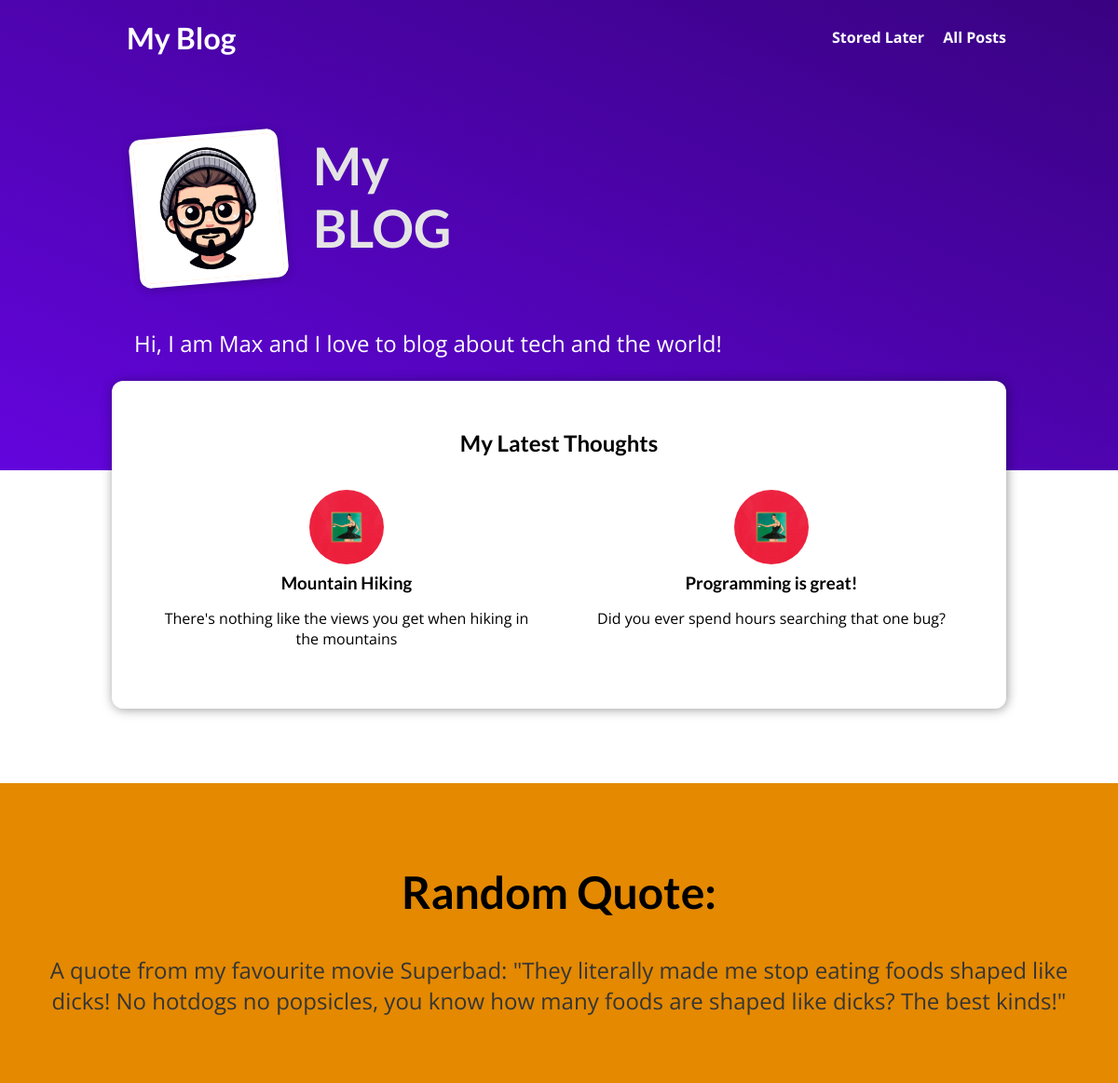
The page / on the database its author committed.
### blog/models.py (models this page shows, shortened)
class Post(models.Model):
    title = models.CharField(max_length=200)
    excerpt = models.CharField(max_length=200)
    image = models.ImageField(upload_to="posts", null=True)
    date = models.DateField(auto_now=True)
    slug = models.SlugField(unique=True)
    content = models.TextField(validators=[MinLengthValidator(10)])
    author = models.ForeignKey(
        Author, on_delete=models.SET_NULL, related_name="posts", null=True
    )
    tags = models.ManyToManyField(Tag)

### blog/views.py (the view)
# urls.py: path("", views.StartingPageView.as_view(), name="starting_page"),
class StartingPageView(ListView):
    template_name = "blog/index.html"
    model = Post
    ordering = ["-date"]
    context_object_name = "posts"
    def get_queryset(self):
        queryset = super().get_queryset()
        data = queryset[:3]
        return data

### blog/templates/blog/index.html (shortened to what this page needs)
{% extends "base.html" %}
{% load static %}
{% block css_files %}
  <link rel="stylesheet" href="{% static 'blog/post.css' %}" />
  <link rel="stylesheet" href="{% static 'blog/index.css' %}" />
{% endblock %}
{% block content %}
<section id="welcome">
  <header>
    <img src="{% static 'blog/images/pp.png' %}" alt="The Author Of This Blog" />
    <h2>My BLOG</h2>
  </header>
  <p>Hi, I am Max and I love to blog about tech and the world!</p>
</section>
<section id="latest-posts">
  <h2>My Latest Thoughts</h2>
  <ul>
      {% for post in posts  %}
        {% include "blog/includes/post.html" %}
      {% endfor %}
  </ul>
</section>
<section id="about">
  <h2>Random Quote:</h2>
  <p>
    A quote from my favourite movie Superbad:
    "They literally made me stop eating foods shaped like dicks! No hotdogs no popsicles, you know how many foods are shaped like dicks? The best kinds!"
  </p>
</section>
{% endblock %}

### blog/templates/blog/includes/post.html
<li>
   <article class="post">
      <a href="{% url 'post-detail-page' post.slug %}">
         <img src="{{ post.image.url }}" alt="{{ post.title }}" />
         <div class="post__content">
            <h3>{{ post.title }}</h3>
            <p>
               {{ post.excerpt }}
            </p>
         </div>
      </a>
   </article>
</li>

### static/app.css (style rules this page uses)
* { box-sizing: border-box; }
html { font-family: "Open Sans", "Lato", sans-serif; }
body { margin: 0; }
h1, h2, h3 { font-family: "Lato", sans-serif; font-weight: bold; }

### blog/static/blog/post.css (style rules this page uses)
.post { display: flex; flex-direction: column; align-items: center; text-align: center; }
.post a { text-decoration: none; color: black; transition: all 0.2s ease; padding: 1rem; }
.post img { width: 5rem; height: 5rem; object-fit: cover; border-radius: 50%; }
.post h3 { margin: 0.25rem 0; }

### blog/static/blog/index.css (style rules this page uses)
#welcome { background: linear-gradient(to right top, #6305dd, #390281); padding: 6rem 12%; }
#welcome header { display: flex; align-items: flex-start; margin: 3rem auto; }
#welcome img { width: 10rem; height: 10rem; object-fit: cover; object-position: top; border: 5px solid white; border-radius: 12px; background-color: #ffe1bf; transform: rotateZ(-5deg); box-shadow: 0 2px 8px rgba(0, 0, 0, 0.25); }
#welcome h2 { font-size: 3.5rem; margin: 0 0 0 2rem; color: #e4e4e4; width: 10rem; }
#welcome p { color: white; font-size: 1.5rem; }
#latest-posts { background-color: white; padding: 2rem; border-radius: 12px; width: 60rem; margin: -6rem auto 2rem auto; box-shadow: 1px 1px 12px rgba(0, 0, 0, 0.4); }
#latest-posts h2 { text-align: center; }
#latest-posts ul { list-style: none; margin: 0; padding: 0; display: flex; gap: 1rem; }
#latest-posts li { flex: 1; }
#about { text-align: center; padding: 3rem; background-color: #e48900; margin-top: 5rem; }
#about h2 { font-size: 3rem; }
#about p { font-size: 1.5rem; color: #353535; }

### rows shown on the page
Post: image (picture), title "Mountain Hiking", excerpt "There's nothing like the views you get when hiking in the mountains"
Post: image (picture), title "Programming is great!", excerpt "Did you ever spend hours searching that one bug?"
